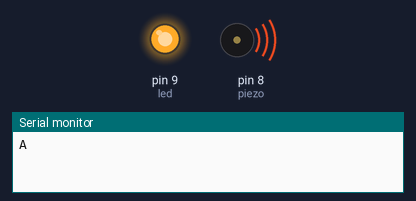
The sketch below on a simulated Arduino Uno, built with avr-gcc and run on an emulated ATmega328P. Parts: output pins drawn as LEDs (lit = HIGH), buzzer (waves = sounding), the last lines printed to the serial monitor.

Above: at 0.7 s.
At 9.7 s:
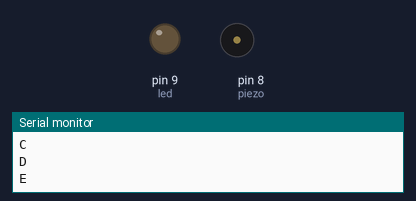
Timing chart, 0 to 12.0 s (numbered marks = the images above):
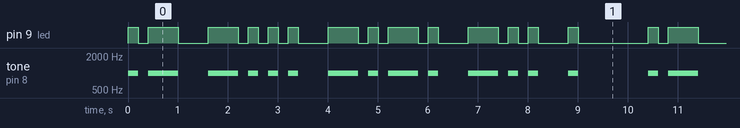

Measured:
- by itself, pin 9 (led): moves between LOW and HIGH, repeating every 10.4 s
- by itself, tone on pin 8 (piezo): plays 1000 Hz for 0.20 s, 1000 Hz for 0.60 s, 1000 Hz for 0.60 s, 1000 Hz for 0.20 s, 1000 Hz for 0.20 s, 1000 Hz for 0.20 s … (176 notes in this stretch)

The sketch:

desafio_03.ino
```cpp
// Desafio 3: letras A, B, C, D e E em código Morse
// LED no pino 9 e piezo no pino 8

const int led = 9;
const int piezo = 8;
const int unidade = 200;

const char* letras[] = {"A", "B", "C", "D", "E"};
const char* codigos[] = {".-", "-...", "-.-.", "-..", "."};

void sinal(int duracao) {
  digitalWrite(led, HIGH);
  tone(piezo, 1000);
  delay(duracao);

  digitalWrite(led, LOW);
  noTone(piezo);
  delay(unidade);
}

void setup() {
  pinMode(led, OUTPUT);
  pinMode(piezo, OUTPUT);
  Serial.begin(9600);
}

void loop() {
  for (int letra = 0; letra < 5; letra++) {
    Serial.println(letras[letra]);

    for (int simbolo = 0; codigos[letra][simbolo] != '\0'; simbolo++) {
      if (codigos[letra][simbolo] == '.') {
        sinal(unidade);
      } else {
        sinal(3 * unidade);
      }
    }

    delay(2 * unidade);
  }

  delay(4 * unidade);
}
```
